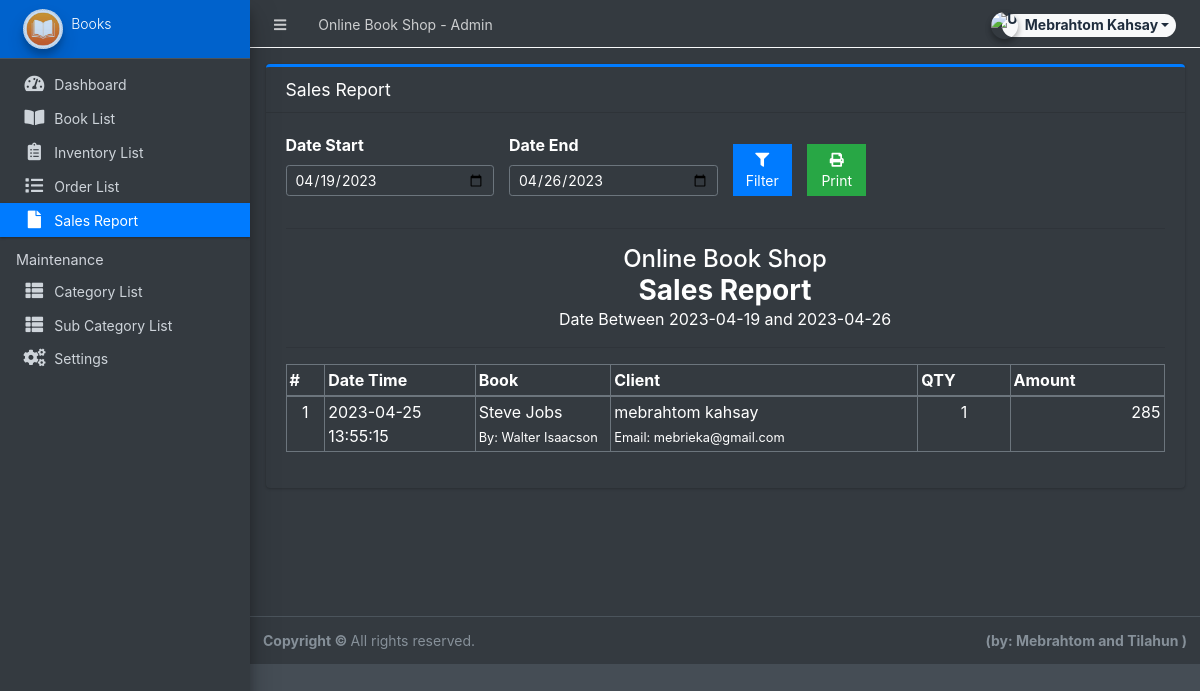
The app's page /admin/?page=sales (signed in) with its own data.
### tables this page shows
CREATE TABLE `order_list` (
  `id` int(30) NOT NULL,
  `order_id` int(30) NOT NULL,
  `product_id` int(30) NOT NULL,
  `quantity` int(30) NOT NULL,
  `price` double NOT NULL,
  `total` double NOT NULL
);

CREATE TABLE `sales` (
  `id` int(30) NOT NULL,
  `order_id` int(30) NOT NULL,
  `total_amount` double NOT NULL,
  `date_created` datetime NOT NULL DEFAULT CURRENT_TIMESTAMP
);

CREATE TABLE `products` (
  `id` int(30) NOT NULL,
  `category_id` int(30) NOT NULL,
  `sub_category_id` int(30) NOT NULL,
  `title` varchar(250) NOT NULL,
  `author` text NOT NULL,
  `description` text NOT NULL,
  `status` tinyint(1) NOT NULL DEFAULT '1',
  `date_created` datetime NOT NULL DEFAULT CURRENT_TIMESTAMP
);

CREATE TABLE `clients` (
  `id` int(30) NOT NULL,
  `firstname` varchar(250) NOT NULL,
  `lastname` varchar(250) NOT NULL,
  `gender` varchar(20) NOT NULL,
  `contact` varchar(15) NOT NULL,
  `email` varchar(250) NOT NULL,
  `password` text NOT NULL,
  `default_delivery_address` text NOT NULL,
  `date_created` datetime NOT NULL DEFAULT CURRENT_TIMESTAMP
);

### classes/DBConnection.php (called while the page is built, shortened)
<?php
class DBConnection{
    private $host = DB_SERVER;
    private $username = DB_USERNAME;
    private $password = DB_PASSWORD;
    private $database = DB_NAME;
    public $conn;
    public function __construct(){
        if (!isset($this->conn)) {
            $this->conn = new mysqli($this->host, $this->username, $this->password, $this->database);
        }
    }
}
?>

### admin/sales/index.php (the view, shortened to what this page needs)
<?php
$date_start = isset($_GET['date_start']) ? $_GET['date_start'] :  date("Y-m-d",strtotime(date("Y-m-d")." -7 days")) ;
$date_end = isset($_GET['date_end']) ? $_GET['date_end'] :  date("Y-m-d") ;
?>
<div class="card card-primary card-outline">
    <div class="card-header">
        <h5 class="card-title">Sales Report</h5>
    </div>
    <div class="card-body">
        <form id="filter-form">
            <div class="row align-items-end">
                <div class="form-group col-md-3">
                    <label for="date_start">Date Start</label>
                    <input type="date" class="form-control form-control-sm" name="date_start" value="<?php echo date("Y-m-d",strtotime($date_start)) ?>">
                </div>
                <div class="form-group col-md-3">
                    <label for="date_start">Date End</label>
                    <input type="date" class="form-control form-control-sm" name="date_end" value="<?php echo date("Y-m-d",strtotime($date_end)) ?>">
                </div>
                <div class="form-group col-md-1">
                    <button class="btn btn-flat btn-block btn-primary btn-sm"><i class="fa fa-filter"></i> Filter</button>
                </div>
                <div class="form-group col-md-1">
                    <button class="btn btn-flat btn-block btn-success btn-sm" type="button" id="printBTN"><i class="fa fa-print"></i> Print</button>
                </div>
            </div>
        </form>
        <hr>
        <div id="printable">
            <div>
                <h4 class="text-center m-0"><?php echo $_settings->info('name') ?></h4>
                <h3 class="text-center m-0"><b>Sales Report</b></h3>
                <p class="text-center m-0">Date Between <?php echo $date_start ?> and <?php echo $date_end ?></p>
                <hr>
            </div>
            <table class="table table-bordered">
                <colgroup>
                    <col width="5">
                    <col width="10">
                    <col width="10">
                    <col width="10">
                    <col width="10">
                    <col width="10">
                </colgroup>
                <thead>
                    <tr>
                        <th>#</th>
                        <th>Date Time</th>
                        <th>Book</th>
                        <th>Client</th>
                        <th>QTY</th>
                        <th>Amount</th>
                    </tr>
                </thead>
                <tbody>
                    <?php
                    $i = 1;
                        $qry = $conn->query("SELECT * FROM `sales` where date(date_created) between '{$date_start}' and '{$date_end}' order by unix_timestamp(date_created) desc ");
                        while($row = $qry->fetch_assoc()):
                            $olist = $conn->query("SELECT ol.*,p.title,p.author,concat(c.firstname,' ',c.lastname) as name,c.email,o.date_created FROM order_list ol inner join orders o on o.id = ol.order_id inner join `products` p on p.id = ol.product_id inner join clients c on c.id = o.client_id  where ol.order_id = '{$row['order_id']}' ");
                            while($roww = $olist->fetch_assoc()):
                    ?>
                    <tr>
                        <td class="text-center"><?php echo $i++ ?></td>
                        <td><?php echo $row['date_created'] ?></td>
                        <td>
                            <p class="m-0"><?php echo $roww['title'] ?></p>
                            <p class="m-0"><small>By: <?php echo $roww['author'] ?></small></p>
                        </td>
                        <td>
                            <p class="m-0"><?php echo $roww['name'] ?></p>
                            <p class="m-0"><small>Email: <?php echo $roww['email'] ?></small></p>
                        </td>
                        <td class="text-center"><?php echo $roww['quantity'] ?></td>
                        <td class="text-right"><?php echo number_format($roww['quantity'] * $roww['price']) ?></td>
                    </tr>
                    <?php endwhile; ?>
                    <?php endwhile; ?>
                </tbody>
            </table>
        </div>
    </div>
</div>

### admin/sales/index.php (style rules this page uses)
table td,table th { padding: 3px !important; }

### records on screen
sales: date_created "2023-04-25 13:55:15"
order_list: product.title "Steve Jobs", product.author "Walter Isaacson", name "mebrahtom kahsay", clients.email "mebrieka@gmail.com", quantity "1", $roww['quantity']*$roww['price'] "285"

### other values on screen
$_settings->info('name') "Online Book Shop"
$_settings->userdata('firstname').' '.$_settings->userdata('lastname') "Mebrahtom Kahsay"
$_settings->info('short_name') "Books"
$date_start "2023-04-19"
$date_end "2023-04-26"
